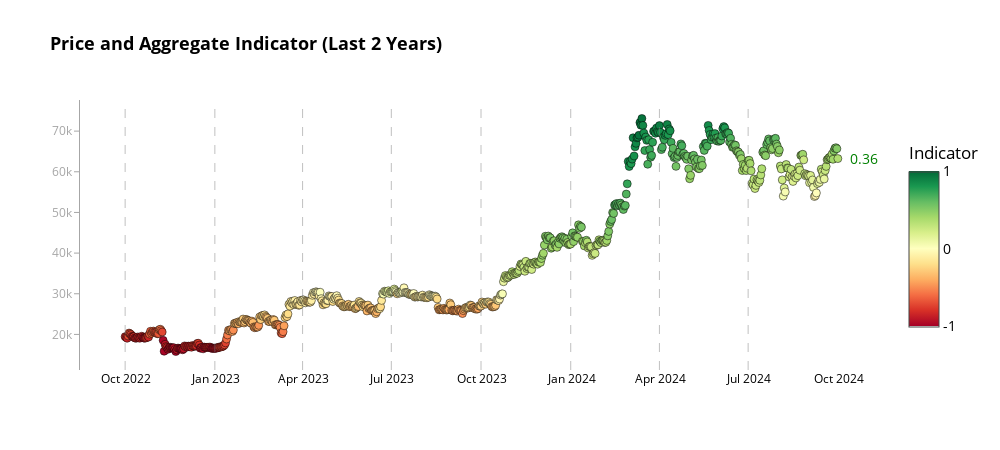

This figure's notebook cell:
### Code cell
import plotly.graph_objects as go
import pandas as pd
import numpy as np

def chart_aggregate(df, indicator_col, price_col, chart_title="Price and Indicator Chart"):
    # Filter for the last 2 years of data
    last_2_years = df.index.max() - pd.DateOffset(years=2)
    df_last_2_years = df[df.index >= last_2_years]

    # Define a consistent grey color
    GREY_COLOR = 'rgba(128, 128, 128, 0.7)'  # Semi-transparent grey

    # Create the scatter plot
    fig = go.Figure()

    fig.add_trace(
        go.Scatter(
            x=df_last_2_years.index,
            y=df_last_2_years[price_col],
            mode='markers',
            marker=dict(
                color=df_last_2_years[indicator_col],
                size=8,
                line=dict(width=0.5, color='black'),  # Thinner black border for dots
                colorscale='RdYlGn',  # Red-Yellow-Green colorscale
                colorbar=dict(
                    title='Indicator',
                    tickvals=[-1, 0, 1],
                    ticktext=['-1', '0', '1'],
                    lenmode='fraction',
                    len=0.75,
                    x=1.02  # Move colorbar slightly to the right
                ),
                cmin=-1,
                cmax=1,
            ),
            text=[f"Date: {date.strftime('%Y-%m-%d')}<br>Price: {price:.2f}<br>Indicator: {ind:.2f}" 
                  for date, price, ind in zip(df_last_2_years.index, df_last_2_years[price_col], df_last_2_years[indicator_col])],
            hoverinfo='text'
        )
    )

    # Add vertical lines for every 3 months (January, April, July, October)
    start_date = df_last_2_years.index[0].to_period('Q').to_timestamp()
    end_date = df_last_2_years.index[-1].to_period('Q').to_timestamp()
    for date in pd.date_range(start=start_date, end=end_date, freq='Q'):
        if df_last_2_years.index[0] <= date <= df_last_2_years.index[-1]:
            fig.add_vline(x=date, line_dash="dash", line_color=GREY_COLOR, line_width=1, opacity=0.7)

    # Get the last value of the indicator and price
    last_value = df_last_2_years[indicator_col].iloc[-1]
    last_price = df_last_2_years[price_col].iloc[-1]

    # Add annotation for the last value
    fig.add_annotation(
        x=df_last_2_years.index[-1],  # Fixed x position at the last date
        y=last_price,  # y position based on the last price
        text=f"{last_value:.2f}",  # Simplified annotation
        showarrow=False,
        font=dict(size=14, color='green' if last_value > 0 else 'red'),
        align="left",
        xanchor="left",
        yanchor="middle",
        xshift=10,  # Shift the annotation slightly to the right of the last point
    )

    # Update layout
    fig.update_layout(
        title={
            'text': chart_title,
            'font': {'color': 'black', 'size': 18, 'weight': 'bold'}
        },
        showlegend=False,
        hovermode="closest",
        plot_bgcolor='white',
        paper_bgcolor='white',
        font={'color': 'black', 'size': 14},
        width=1000,
        height=450,
        margin=dict(r=80)  # Increase right margin to accommodate colorbar
    )

    # Update axes
    fig.update_xaxes(
        showgrid=False, 
        tickfont={'color': 'black', 'size': 12},
        zeroline=False,
        dtick="M3",  # Show tick every 3 months
        tickformat="%b %Y",  # Format as "Mon Year" for every tick
        showline=False,  # Remove x-axis line
        mirror=False
    )
    fig.update_yaxes(
        showgrid=False, 
        tickfont={'color': GREY_COLOR, 'size': 12},
        zeroline=False,
        showline=True,
        linewidth=1,
        linecolor=GREY_COLOR,
        mirror=False,
        ticks='outside',  # Show ticks outside
        ticklen=5,  # Length of the ticks
        tickcolor=GREY_COLOR  # Color of the ticks
    )

    return fig

# Example usage
fig = chart_aggregate(merged_df, 'aggregate_indicator_equalweight', 'price_usd_close', "Price and Aggregate Indicator (Last 2 Years)")
fig.show()

### Figure 1 — Plotly figure (JSON) as saved in the notebook; plotly's stock layout.template omitted (floating-point values rounded to 4 significant figures; data arrays with more than 128 entries replaced by an {"elided": "..."} marker saying what was removed)
{"data": [{"hoverinfo": "text", "marker": {"cmax": 1, "cmin": -1, "color": {"elided": "732 float values"}, "colorbar": {"len": 0.75, "lenmode": "fraction", "ticktext": ["-1", "0", "1"], "tickvals": [-1, 0, 1], "title": {"text": "Indicator"}, "x": 1.02}, "colorscale": [[0.0, "rgb(165,0,38)"], [0.1, "rgb(215,48,39)"], [0.2, "rgb(244,109,67)"], [0.3, "rgb(253,174,97)"], [0.4, "rgb(254,224,139)"], [0.5, "rgb(255,255,191)"], [0.6, "rgb(217,239,139)"], [0.7, "rgb(166,217,106)"], [0.8, "rgb(102,189,99)"], [0.9, "rgb(26,152,80)"], [1.0, "rgb(0,104,55)"]], "line": {"color": "black", "width": 0.5}, "size": 8}, "mode": "markers", "text": {"elided": "732 str values"}, "x": {"elided": "732 str values"}, "y": {"elided": "732 float values"}, "type": "scatter"}], "layout": {"shapes": [{"line": {"color": "rgba(128, 128, 128, 0.7)", "dash": "dash", "width": 1}, "opacity": 0.7, "type": "line", "x0": "2022-09-30T00:00:00", "x1": "2022-09-30T00:00:00", "xref": "x", "y0": 0, "y1": 1, "yref": "y domain"}, {"line": {"color": "rgba(128, 128, 128, 0.7)", "dash": "dash", "width": 1}, "opacity": 0.7, "type": "line", "x0": "2022-12-31T00:00:00", "x1": "2022-12-31T00:00:00", "xref": "x", "y0": 0, "y1": 1, "yref": "y domain"}, {"line": {"color": "rgba(128, 128, 128, 0.7)", "dash": "dash", "width": 1}, "opacity": 0.7, "type": "line", "x0": "2023-03-31T00:00:00", "x1": "2023-03-31T00:00:00", "xref": "x", "y0": 0, "y1": 1, "yref": "y domain"}, {"line": {"color": "rgba(128, 128, 128, 0.7)", "dash": "dash", "width": 1}, "opacity": 0.7, "type": "line", "x0": "2023-06-30T00:00:00", "x1": "2023-06-30T00:00:00", "xref": "x", "y0": 0, "y1": 1, "yref": "y domain"}, {"line": {"color": "rgba(128, 128, 128, 0.7)", "dash": "dash", "width": 1}, "opacity": 0.7, "type": "line", "x0": "2023-09-30T00:00:00", "x1": "2023-09-30T00:00:00", "xref": "x", "y0": 0, "y1": 1, "yref": "y domain"}, {"line": {"color": "rgba(128, 128, 128, 0.7)", "dash": "dash", "width": 1}, "opacity": 0.7, "type": "line", "x0": "2023-12-31T00:00:00", "x1": "2023-12-31T00:00:00", "xref": "x", "y0": 0, "y1": 1, "yref": "y domain"}, {"line": {"color": "rgba(128, 128, 128, 0.7)", "dash": "dash", "width": 1}, "opacity": 0.7, "type": "line", "x0": "2024-03-31T00:00:00", "x1": "2024-03-31T00:00:00", "xref": "x", "y0": 0, "y1": 1, "yref": "y domain"}, {"line": {"color": "rgba(128, 128, 128, 0.7)", "dash": "dash", "width": 1}, "opacity": 0.7, "type": "line", "x0": "2024-06-30T00:00:00", "x1": "2024-06-30T00:00:00", "xref": "x", "y0": 0, "y1": 1, "yref": "y domain"}], "annotations": [{"align": "left", "font": {"color": "green", "size": 14}, "showarrow": false, "text": "0.36", "x": "2024-09-30T00:00:00", "xanchor": "left", "xshift": 10, "y": 63250.0, "yanchor": "middle"}], "title": {"font": {"color": "black", "size": 18, "weight": "bold"}, "text": "Price and Aggregate Indicator (Last 2 Years)"}, "font": {"color": "black", "size": 14}, "margin": {"r": 80}, "showlegend": false, "hovermode": "closest", "plot_bgcolor": "white", "paper_bgcolor": "white", "width": 1000, "height": 450, "xaxis": {"tickfont": {"color": "black", "size": 12}, "showgrid": false, "zeroline": false, "dtick": "M3", "tickformat": "%b %Y", "showline": false, "mirror": false}, "yaxis": {"tickfont": {"color": "rgba(128, 128, 128, 0.7)", "size": 12}, "showgrid": false, "zeroline": false, "showline": true, "linewidth": 1, "linecolor": "rgba(128, 128, 128, 0.7)", "mirror": false, "ticks": "outside", "ticklen": 5, "tickcolor": "rgba(128, 128, 128, 0.7)"}}}
